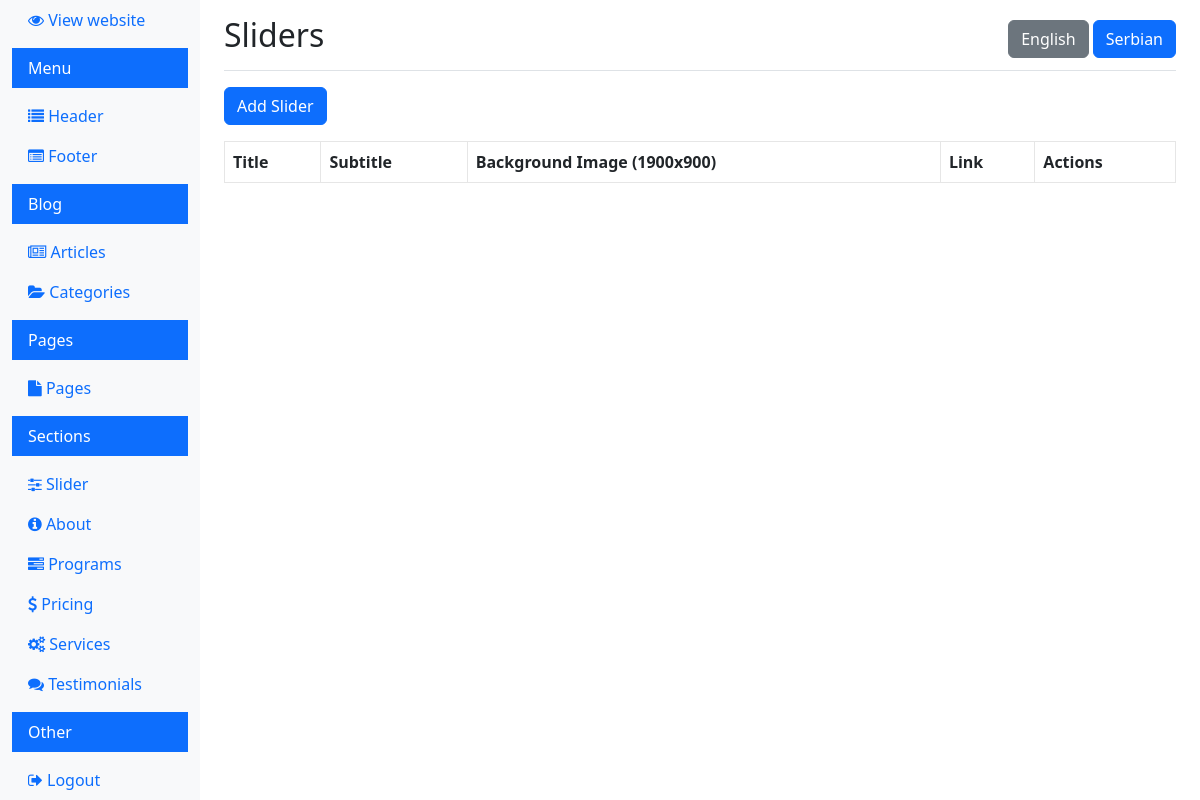
Page /dashboard/view_sliders.php (signed in) on the earlier database version.
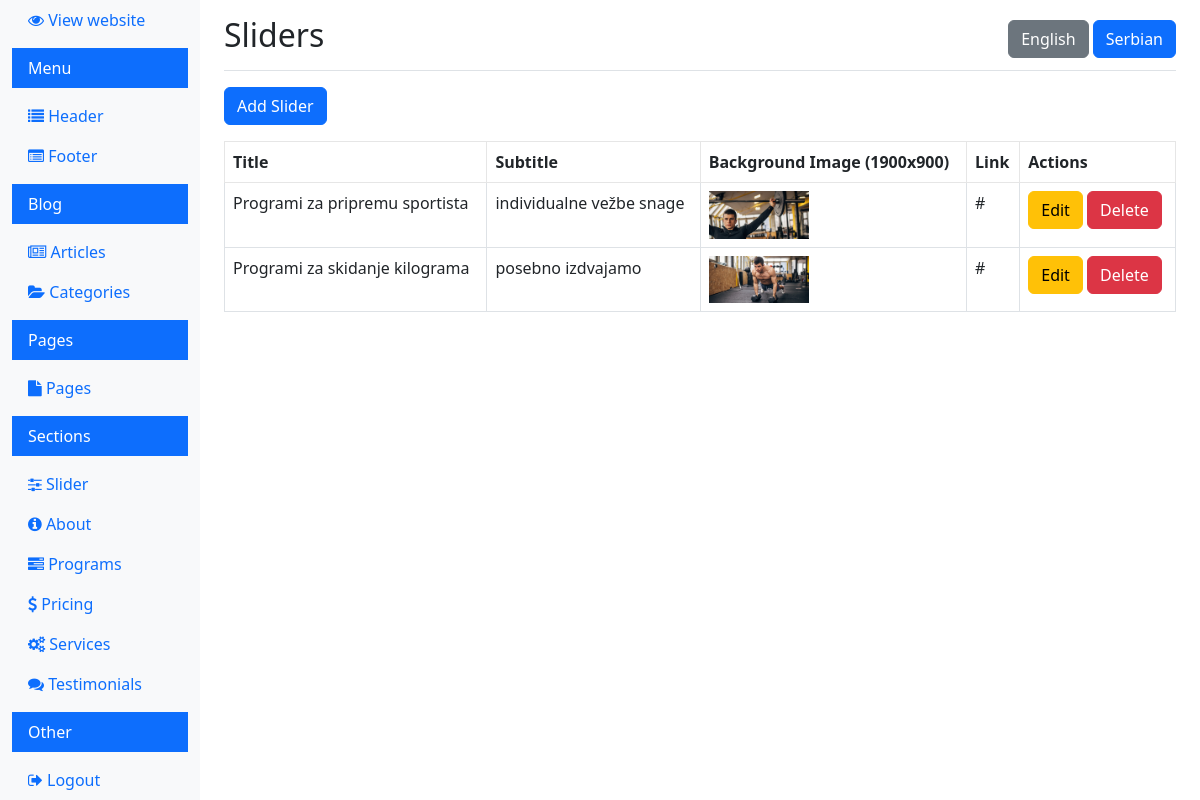
Same page on the later database version.
### tables this page shows
CREATE TABLE IF NOT EXISTS `sliders` (
  `id` int(11) NOT NULL AUTO_INCREMENT,
  `title` varchar(255) NOT NULL,
  `subtitle` varchar(255) NOT NULL,
  `background_image` varchar(255) NOT NULL,
  `link` varchar(255) NOT NULL,
  `language` varchar(10) DEFAULT 'en',
  PRIMARY KEY (`id`)
);

### dashboard/view_sliders.php (the view, shortened to what this page needs)
<?php
$lang = 'sr';
$conn = new mysqli(DB_HOST, DB_USER, DB_PASS, DB_NAME);
$sql = "SELECT id, title, subtitle, background_image, link FROM sliders WHERE language = ?";
$stmt = $conn->prepare($sql);
$stmt->bind_param("s", $lang);
$stmt->execute();
$result = $stmt->get_result();
$sliders = [];
if ($result->num_rows > 0) {
  while ($row = $result->fetch_assoc()) {
    $sliders[] = $row;
  }
}
?>
<!doctype html>
<html lang="sr">
<head>
  <link rel="stylesheet" href="../css/bootstrap.min.css">
  <link rel="stylesheet" href="https://cdnjs.cloudflare.com/ajax/libs/font-awesome/4.7.0/css/font-awesome.min.css">
  <link rel="stylesheet" href="../css/style.css">
</head>
<body>
  <div class="container-fluid">
    <div class="row">
      <?php include 'navigation.php'; ?>
      <main role="main" class="col-md-9 ms-sm-auto col-lg-10 px-md-4">
        <div class="d-flex justify-content-between flex-wrap flex-md-nowrap align-items-center pt-3 pb-2 mb-3 border-bottom">
          <h1 class="h2">Sliders</h1>
          <div>
            <a href="?lang=en" class="btn <?php echo $lang === 'en' ? 'btn-primary' : 'btn-secondary'; ?>">English</a>
            <a href="?lang=sr" class="btn <?php echo $lang === 'sr' ? 'btn-primary' : 'btn-secondary'; ?>">Serbian</a>
          </div>
        </div>
        <a href="add_slider.php?lang=<?php echo $lang; ?>" class="btn btn-primary mb-3">Add Slider</a>
        <table class="table table-bordered">
          <thead>
            <tr>
              <th>Title</th>
              <th>Subtitle</th>
              <th>Background Image (1900x900)</th>
              <th>Link</th>
              <th>Actions</th>
            </tr>
          </thead>
          <tbody>
            <?php foreach ($sliders as $slider) : ?>
              <tr>
                <td><?php echo htmlspecialchars($slider['title']); ?></td>
                <td><?php echo htmlspecialchars($slider['subtitle']); ?></td>
                <td><img src="../uploads/<?php echo htmlspecialchars($slider['background_image']); ?>" alt="" style="width: 100px;"></td>
                <td><?php echo htmlspecialchars($slider['link']); ?></td>
                <td>
                  <a href="edit_slider.php?id=<?php echo $slider['id']; ?>&lang=<?php echo $lang; ?>" class="btn btn-warning">Edit</a>
                  <a href="delete_slider.php?id=<?php echo $slider['id']; ?>&lang=<?php echo $lang; ?>" class="btn btn-danger" onclick="return confirm('Are you sure you want to delete this slider?');">Delete</a>
                </td>
              </tr>
            <?php endforeach; ?>
          </tbody>
        </table>
      </main>
    </div>
  </div>
</body>
</html>

### dashboard/navigation.php
<nav id="sidebar" class="col-md-3 col-lg-2 d-md-block bg-light sidebar">
    <div class="position-sticky">
        <ul class="nav flex-column">
            <li class="nav-item">
                <a class="nav-link active" target="_blank" href="../index.php">
                    <i class="fa fa-eye"></i>
                    View website
                </a>
            </li>
            <li class="nav-item my-2 py-2 px-3 bg-primary text-white">
                Menu
            </li>
            <li class="nav-item">
                <a class="nav-link" href="view_menu_items.php">
                    <i class="fa fa-list"></i>
                    Header
                </a>
            </li>
            <li class="nav-item">
                <a class="nav-link" href="view_footer_items.php">
                    <i class="fa fa-list-alt"></i>
                    Footer
                </a>
            </li>
            <li class="nav-item my-2 py-2 px-3 bg-primary text-white">
                Blog
            </li>
            <li class="nav-item">
                <a class="nav-link" href="view_articles.php">
                    <i class="fa fa-newspaper-o"></i>
                    Articles
                </a>
            </li>
            <li class="nav-item">
                <a class="nav-link" href="view_categories.php">
                    <i class="fa fa-folder-open"></i>
                    Categories
                </a>
            </li>
            <li class="nav-item my-2 py-2 px-3 bg-primary text-white">
                Pages
            </li>
            <li class="nav-item">
                <a class="nav-link" href="view_pages.php">
                    <i class="fa fa-file"></i>
                    Pages
                </a>
            </li>
            <li class="nav-item my-2 py-2 px-3 bg-primary text-white">
                Sections
            </li>
            <li class="nav-item">
                <a class="nav-link" href="view_sliders.php">
                    <i class="fa fa-sliders"></i>
                    Slider
                </a>
            </li>
            <li class="nav-item">
                <a class="nav-link" href="view_about.php">
                    <i class="fa fa-info-circle"></i>
                    About
                </a>
            </li>
            <li class="nav-item">
                <a class="nav-link" href="view_programs.php">
                    <i class="fa fa-tasks"></i>
                    Programs
                </a>
            </li>
            <li class="nav-item">
                <a class="nav-link" href="view_pricing.php">
                    <i class="fa fa-dollar"></i>
                    Pricing
                </a>
            </li>
            <li class="nav-item">
                <a class="nav-link" href="view_services.php">
                    <i class="fa fa-cogs"></i>
                    Services
                </a>
            </li>
            <li class="nav-item">
                <a class="nav-link" href="view_testimonials.php">
                    <i class="fa fa-comments"></i>
                    Testimonials
                </a>
            </li>
            <li class="nav-item my-2 py-2 px-3 bg-primary text-white">
                Other
            </li>
            <li class="nav-item">
                <a class="nav-link" href="../logout.php">
                    <i class="fa fa-sign-out"></i>
                    Logout
                </a>
            </li>
        </ul>
    </div>
</nav>

### css/style.css (style rules this page uses)
.table-box-one table tbody tr, table thead tr { border: 1px solid #e6e6e6; }

Differences in the rows shown:
added sliders: title "Programi za pripremu sportista", subtitle "individualne vežbe snage", background_image (picture), link "#"
added sliders: title "Programi za skidanje kilograma", subtitle "posebno izdvajamo", background_image (picture), link "#"
